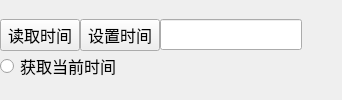
                      <widget class="QWidget" name="widget_7" native="true">
                       <property name="font">
                        <font>
                         <family>宋体</family>
                         <pointsize>12</pointsize>
                        </font>
                       </property>
                       <layout class="QVBoxLayout" name="verticalLayout_14">
                        <property name="spacing">
                         <number>0</number>
                        </property>
                        <property name="leftMargin">
                         <number>0</number>
                        </property>
                        <property name="topMargin">
                         <number>0</number>
                        </property>
                        <property name="rightMargin">
                         <number>0</number>
                        </property>
                        <property name="bottomMargin">
                         <number>0</number>
                        </property>
                        <item>
                         <layout class="QVBoxLayout" name="verticalLayout_12">
                          <item>
                           <layout class="QHBoxLayout" name="horizontalLayout_7">
                            <item>
                             <widget class="QPushButton" name="readTimeButton">
                              <property name="font">
                               <font>
                                <family>宋体</family>
                                <pointsize>12</pointsize>
                               </font>
                              </property>
                              <property name="text">
                               <string>读取时间</string>
                              </property>
                             </widget>
                            </item>
                            <item>
                             <widget class="QPushButton" name="setTimeButton">
                              <property name="font">
                               <font>
                                <family>宋体</family>
                                <pointsize>12</pointsize>
                               </font>
                              </property>
                              <property name="text">
                               <string>设置时间</string>
                              </property>
                             </widget>
                            </item>
                            <item>
                             <widget class="QLineEdit" name="dateTimeLineEdit"/>
                            </item>
                            <item>
                             <spacer name="horizontalSpacer_6">
                              <property name="font">
                               <font>
                                <family>宋体</family>
                                <pointsize>12</pointsize>
                               </font>
                              </property>
                              <property name="orientation">
                               <enum>Qt::Horizontal</enum>
                              </property>
                              <property name="sizeHint" stdset="0">
                               <size>
                                <width>40</width>
                                <height>20</height>
                               </size>
                              </property>
                             </spacer>
                            </item>
                           </layout>
                          </item>
                          <item>
                           <widget class="QRadioButton" name="getLocalTimeRadioButton">
                            <property name="font">
                             <font>
                              <family>宋体</family>
                              <pointsize>12</pointsize>
                             </font>
                            </property>
                            <property name="text">
                             <string>获取当前时间</string>
                            </property>
                           </widget>
                          </item>
                         </layout>
                        </item>
                       </layout>
                      </widget>
